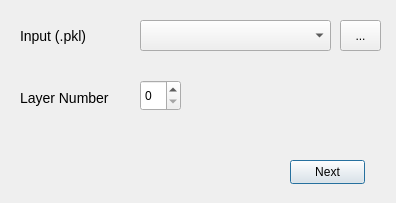
<?xml version="1.0" encoding="UTF-8"?>
<ui version="4.0">
 <class>Dialog</class>
 <widget class="QDialog" name="Dialog">
  <property name="geometry">
   <rect>
    <x>0</x>
    <y>0</y>
    <width>396</width>
    <height>203</height>
   </rect>
  </property>
  <property name="windowTitle">
   <string>Choose input file</string>
  </property>
  <widget class="QComboBox" name="comboBox">
   <property name="geometry">
    <rect>
     <x>140</x>
     <y>20</y>
     <width>191</width>
     <height>31</height>
    </rect>
   </property>
  </widget>
  <widget class="QToolButton" name="toolButton">
   <property name="geometry">
    <rect>
     <x>340</x>
     <y>20</y>
     <width>41</width>
     <height>31</height>
    </rect>
   </property>
   <property name="text">
    <string>...</string>
   </property>
  </widget>
  <widget class="QLabel" name="label">
   <property name="geometry">
    <rect>
     <x>20</x>
     <y>20</y>
     <width>71</width>
     <height>31</height>
    </rect>
   </property>
   <property name="styleSheet">
    <string notr="true">font-size:14px
</string>
   </property>
   <property name="text">
    <string>Input (.pkl)</string>
   </property>
  </widget>
  <widget class="QLabel" name="label_2">
   <property name="geometry">
    <rect>
     <x>20</x>
     <y>90</y>
     <width>111</width>
     <height>16</height>
    </rect>
   </property>
   <property name="styleSheet">
    <string notr="true">font-size: 14px</string>
   </property>
   <property name="text">
    <string>Layer Number</string>
   </property>
  </widget>
  <widget class="QSpinBox" name="spinBox">
   <property name="geometry">
    <rect>
     <x>140</x>
     <y>80</y>
     <width>41</width>
     <height>31</height>
    </rect>
   </property>
  </widget>
  <widget class="QPushButton" name="pushButton">
   <property name="geometry">
    <rect>
     <x>290</x>
     <y>160</y>
     <width>75</width>
     <height>24</height>
    </rect>
   </property>
   <property name="text">
    <string>Next</string>
   </property>
  </widget>
 </widget>
 <resources/>
 <connections/>
</ui>
